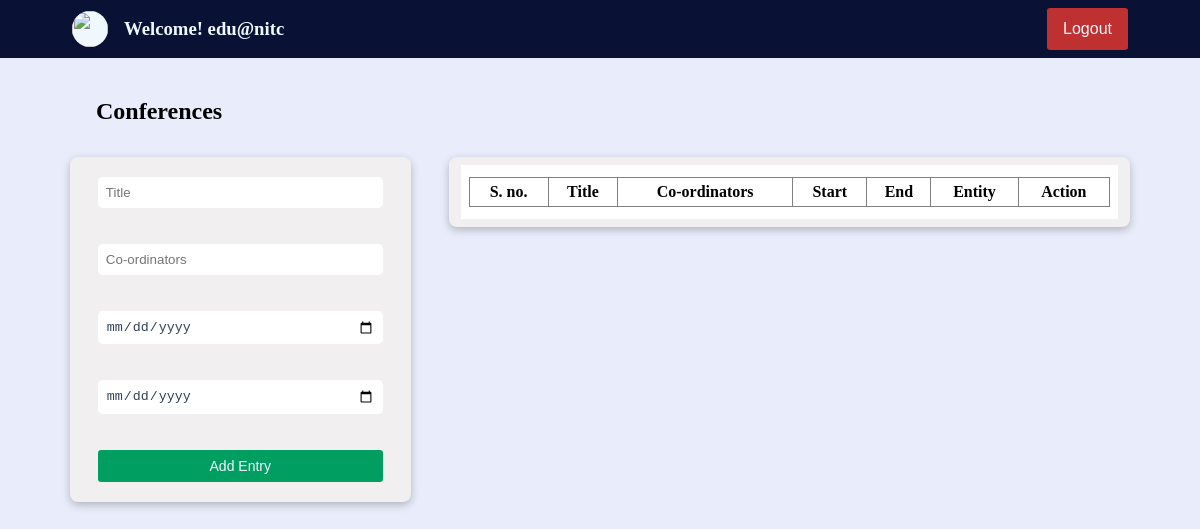
Page /forms/conferences.php?user=edu@nitc on the earlier database version.
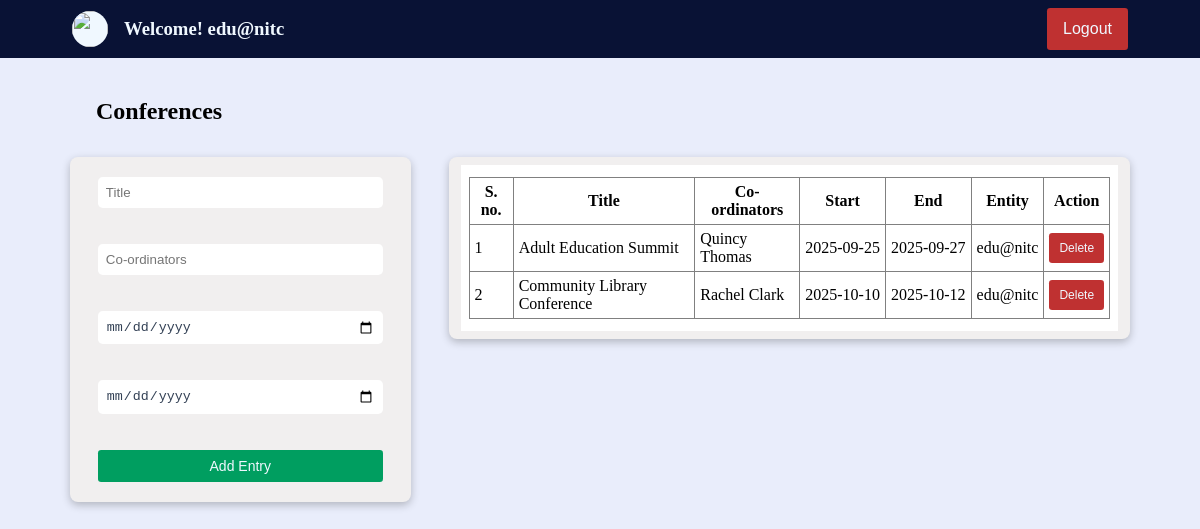
Same page on the later database version.
### tables this page shows
CREATE TABLE `conferences` (
  `title` varchar(200) NOT NULL,
  `name` varchar(80) NOT NULL,
  `start` date DEFAULT NULL,
  `end` date DEFAULT NULL,
  `entity` varchar(120) NOT NULL
);

### forms/conferences.php (the view, shortened to what this page needs)
<?php
if (empty($_SESSION['access_token'])) {
    $fname = "Welcome! ";
    $lname = $_GET["user"];
    $pic = "../asset/nitc_logo_icon.svg";
} else {
    $fname = $_SESSION["first_name"];
    $lname = $_SESSION['last_name'];
    $pic = $_SESSION['profile_picture'];
    $mail=$_SESSION['email_address'];
}
?>
<!DOCTYPE html>
<html>
<head>
    <link href="../styles/forms.css" type="text/css" rel="stylesheet">
</head>
<body>
    <div class="container">
        <?php
        echo '<div class="user_strip">
                <a href="../dashboard.php?user=' . $lname . '" class="user_to_dash">
                    <div class="user">
                        <img src="' . $pic . '" class="user_image" />
                        <h3>' . $fname . ' ' . $lname . '</h3>
                    </div>
                </a>
                <div class="logout_btn_holder">
                    <a href="../logout.php" class="">
                        <button class="logout_btn">Logout</button>
                    </a>
                </div  >
            </div>';
        ?>
        <div class="subcontainer">
            <h2>Conferences</h2>
            <div class="content_container">
                <div class="left_container">
                    <div class="form_container">
                        <form id="myForm" action="" method="post" onsubmit="return validateForm();" class="form_field">
                            <input type="text" name="title" placeholder="Title" class="input-fields"><br><br>
                            <input type="text" name="name" placeholder="Co-ordinators" class="input-fields"><br><br>
                            <input type="date" name="start" placeholder="Start" class="input-fields"><br><br>
                            <input type="date" name="end" placeholder="End" class="input-fields"><br><br>
                            <input type="submit" class="submit-button" value="Add Entry">
                        </form>
                    </div>
                </div>
                <div class="table_container">
                    <?php
                    $con = mysqli_connect('localhost', 'root', '', 'imsdemo');
                    $entity = $_GET["user"];
                    if ($entity == 'admin' || $entity == '')
                        $sql = "SELECT * FROM conferences";
                    else
                        $sql = "SELECT * FROM conferences where entity='$entity'";
                    $rs = mysqli_query($con, $sql);
                    echo '<div class="table_field">';
                    echo '
                <table border="1">
                <tr>
                    <th class="box">S. no.</th>
                    <th class="box">Title</th>
                    <th class="box">Co-ordinators</th>
                    <th class="box">Start</th>
                    <th class="box">End</th>
                    <th class="box">Entity</th>
                    <th class="box">Action</th>
                </tr>';
                    $count = 1;
                    while ($row = mysqli_fetch_assoc($rs)) {
                        $title = $row['title'];
                        $staff = $row['name'];
                        $start = $row['start'];
                        $end = $row['end'];
                        $dep = $row['entity'];
                        echo '<tr>
                        <td class="box sn">' . $count . '</td>
                        <td class="box title">' . $title . '</td>
                        <td class="box coords">' . $staff . '</td>
                        <td class="box s_date">' . $start . '</td>
                        <td class="box e_date">' . $end . '</td>
                        <td class="box entity">' . $dep . '</td>
                        <td class="box button_box btn"><button class="delete_btn" data-id="' . $title . '">Delete</button></td></tr>';
                        $count++;
                    }
                    echo '</table>
                        </div>';
                    ?>
                </div>
            </div>
        </div>
    </div>
</body>
</html>

Differences in the rows shown:
added conferences: title "Adult Education Summit", name "Quincy Thomas", start "2025-09-25", end "2025-09-27", entity "edu@nitc"
added conferences: title "Community Library Conference", name "Rachel Clark", start "2025-10-10", end "2025-10-12", entity "edu@nitc"
